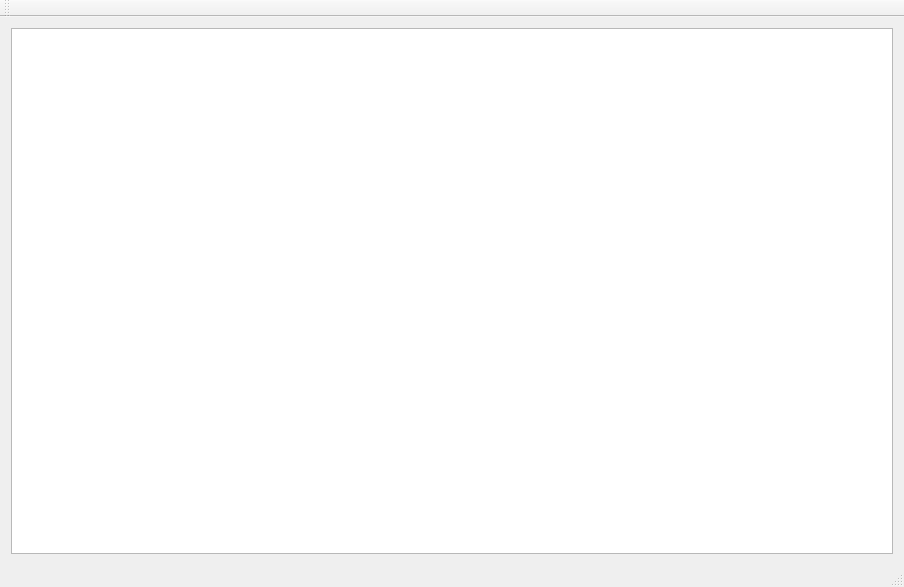
<?xml version="1.0" encoding="UTF-8"?>
<ui version="4.0">
 <class>MainWindow</class>
 <widget class="QMainWindow" name="MainWindow">
  <property name="geometry">
   <rect>
    <x>0</x>
    <y>0</y>
    <width>904</width>
    <height>587</height>
   </rect>
  </property>
  <property name="windowTitle">
   <string>MainWindow</string>
  </property>
  <widget class="QWidget" name="centralWidget">
   <layout class="QHBoxLayout" name="horizontalLayout">
    <item>
     <widget class="QGraphicsView" name="graphicsView">
      <property name="interactive">
       <bool>true</bool>
      </property>
     </widget>
    </item>
   </layout>
  </widget>
  <widget class="QMenuBar" name="menuBar">
   <property name="geometry">
    <rect>
     <x>0</x>
     <y>0</y>
     <width>904</width>
     <height>25</height>
    </rect>
   </property>
  </widget>
  <widget class="QToolBar" name="mainToolBar">
   <attribute name="toolBarArea">
    <enum>TopToolBarArea</enum>
   </attribute>
   <attribute name="toolBarBreak">
    <bool>false</bool>
   </attribute>
  </widget>
  <widget class="QStatusBar" name="statusBar"/>
 </widget>
 <layoutdefault spacing="6" margin="11"/>
 <resources/>
 <connections/>
</ui>
